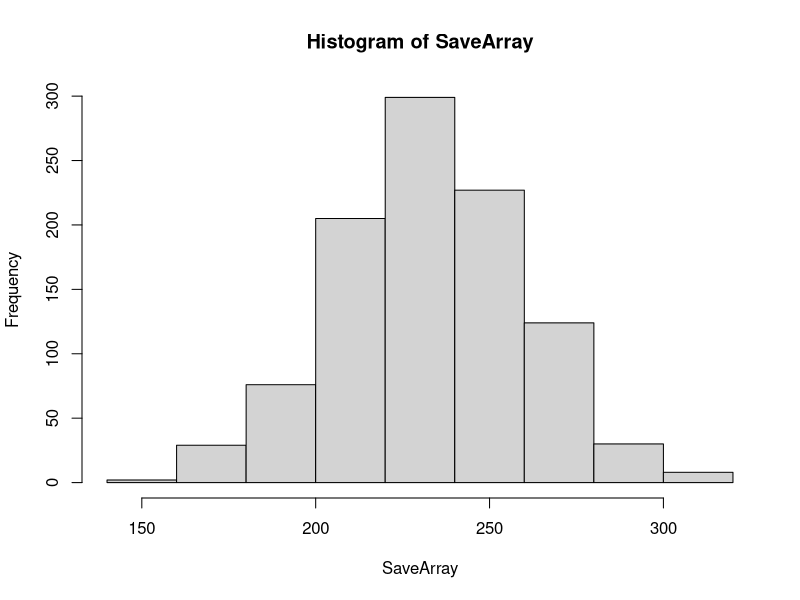
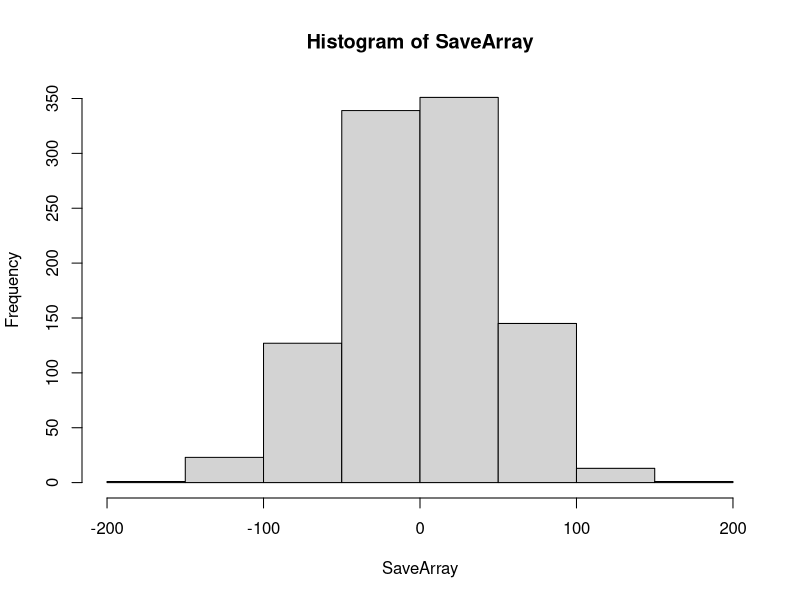
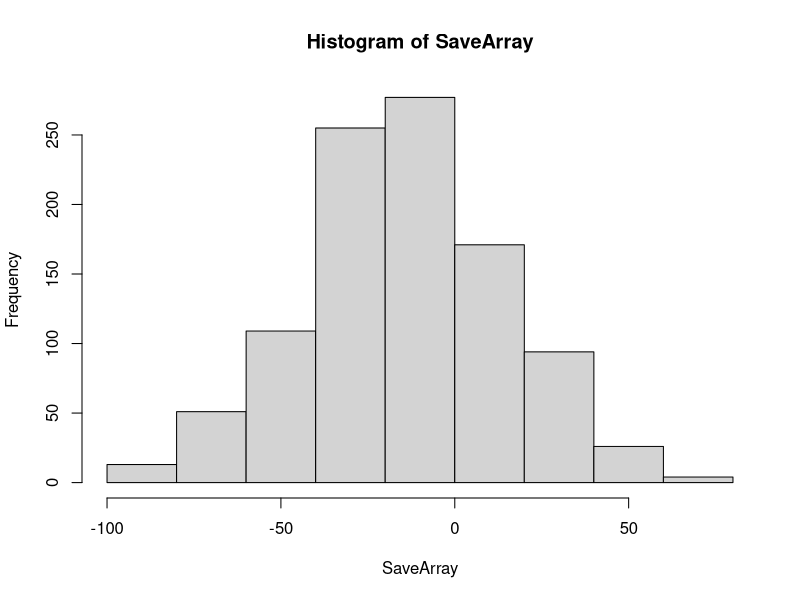

These charts were generated, in order, by the following R code:
## ---- chunk 1
knitr::opts_chunk$set(echo = TRUE)
## ---- chunk 2
days = 1:365

students = 35
classes = 15
runs = students*classes
payout = 2

SaveArray= vector('numeric')
for(k in 1:1000){
    bank =0
    for(i in 1:runs){
      sampleClass = sample(days, students, replace=TRUE)

      repeats = length(unique(sampleClass))
      if (repeats == students) bank = bank -payout
      else bank = bank +1
  }
SaveArray[k]=bank
}
## ---- chunk 3
hist(SaveArray)
## ---- chunk 4
print('average amount:')
print(mean(SaveArray))
## ---- chunk 5
days = 1:365

students = 35
classes = 15
runs = students*classes
payout = 4.39

SaveArray= vector('numeric')
for(k in 1:1000){
    bank =0
    for(i in 1:runs){
      sampleClass = sample(days, students, replace=TRUE)

      repeats = length(unique(sampleClass))
      if (repeats == students) bank = bank -payout
      else bank = bank +1
  }
SaveArray[k]=bank
}
## ---- chunk 6
hist(SaveArray)
## ---- chunk 7
print('Instructor Wager')
print(payout)

print('average amount:')
print(mean(SaveArray))
## ---- chunk 8
days = 1:365

students = 28
classes = 15
runs = students*classes
payout = 2

SaveArray= vector('numeric')
for(k in 1:1000){
    bank =0
    for(i in 1:runs){
      sampleClass = sample(days, students, replace=TRUE)

      repeats = length(unique(sampleClass))
      if (repeats == students) bank = bank -payout
      else bank = bank +1
  }
SaveArray[k]=bank
}
## ---- chunk 9
hist(SaveArray)
## ---- chunk 10
print('Student Count:')
print(students)
print('average amount:')
print(mean(SaveArray))
